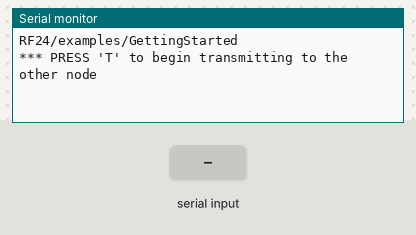
This sketch was run on a simulated Arduino Uno, built with avr-gcc and run on an emulated ATmega328P. Shown: the last lines printed to the serial monitor. The test bench sets the inputs (shaded band). No radio packets arrive unless stated.

Above: at 1.2 s.
1.3 s: "T" received over Serial
At 2.1 s:
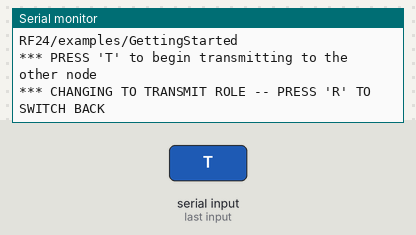
2.8 s: "R" received over Serial
At 3.5 s:
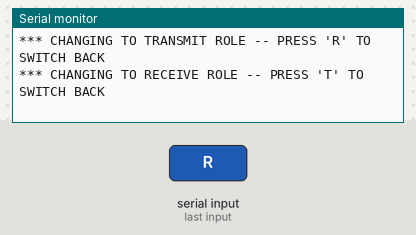

The sketch:

testRF.ino
```cpp
/*
* Getting Started example sketch for nRF24L01+ radios
* This is a very basic example of how to send data from one node to another
* Updated: Dec 2014 by TMRh20
*/

#include <SPI.h>
#include "RF24.h"

/****************** User Config ***************************/
/***      Set this radio as radio number 0 or 1         ***/
bool radioNumber = 0;

//1 is uno on my RIGHT
//0 is metro on LEFT

int END_BYTE = 32;

/* Hardware configuration: Set up nRF24L01 radio on SPI bus plus pins 7 & 8 */
RF24 radio(9,10);
/**********************************************************/

byte addresses[][6] = {"1Node","2Node"};

// Used to control whether this node is sending or receiving
bool role = radioNumber;

void setup() {
  Serial.begin(115200);
  Serial.println(F("RF24/examples/GettingStarted"));
  Serial.println(F("*** PRESS 'T' to begin transmitting to the other node"));

  radio.begin();

  // Set the PA Level low to prevent power supply related issues since this is a
 // getting_started sketch, and the likelihood of close proximity of the devices. RF24_PA_MAX is default.
  radio.setPALevel(RF24_PA_MAX);

  radio.disableCRC();
  radio.setAutoAck(false);
  radio.setChannel(90);
  radio.setDataRate(RF24_2MBPS);
  radio.setRetries(0,0);

  // Open a writing and reading pipe on each radio, with opposite addresses
  if(radioNumber){
    radio.openWritingPipe(addresses[1]);
    radio.openReadingPipe(1,addresses[0]);
  }else{
    radio.openWritingPipe(addresses[0]);
    radio.openReadingPipe(1,addresses[1]);
  }

  // Start the radio listening for data
  radio.startListening();
}

unsigned long i = 0;

unsigned long first_packet;

void loop() {


/****************** Ping Out Role ***************************/
if (role == 1)  {

    radio.stopListening();                                    // First, stop listening so we can talk.

    for(i = 0; i < END_BYTE ; i++) {
      radio.write(  &i, sizeof(unsigned long) );
     }

  }


/****************** Pong Back Role ***************************/

  if ( role == 0 )
  {
    unsigned long got_time;

    if( radio.available()){
                                                                    // Variable for the received timestamp
      while (radio.available()) {                                   // While there is data ready
        radio.read( &got_time, sizeof(unsigned long) );             // Get the payload
      }

     if(got_time == 0){
      first_packet = micros();
     }

     if(got_time == END_BYTE - 1){
      if(micros()-first_packet > 15000){
        Serial.print("OVER 15ms!!!");
        Serial.println(micros()-first_packet);
      }

     }

   }
 }


/****************** Change Roles via Serial Commands ***************************/

  if ( Serial.available() )
  {
    char c = toupper(Serial.read());
    if ( c == 'T' && role == 0 ){
      Serial.println(F("*** CHANGING TO TRANSMIT ROLE -- PRESS 'R' TO SWITCH BACK"));
      role = 1;                  // Become the primary transmitter (ping out)

   }else
    if ( c == 'R' && role == 1 ){
      Serial.println(F("*** CHANGING TO RECEIVE ROLE -- PRESS 'T' TO SWITCH BACK"));
       role = 0;                // Become the primary receiver (pong back)
       radio.startListening();

    }
  }


} // Loop
```

Measured:
- after the input at 1.3 s, the serial monitor: prints a new line at once (image 1)
- after the input at 2.8 s, the serial monitor: prints a new line at once (image 2)
